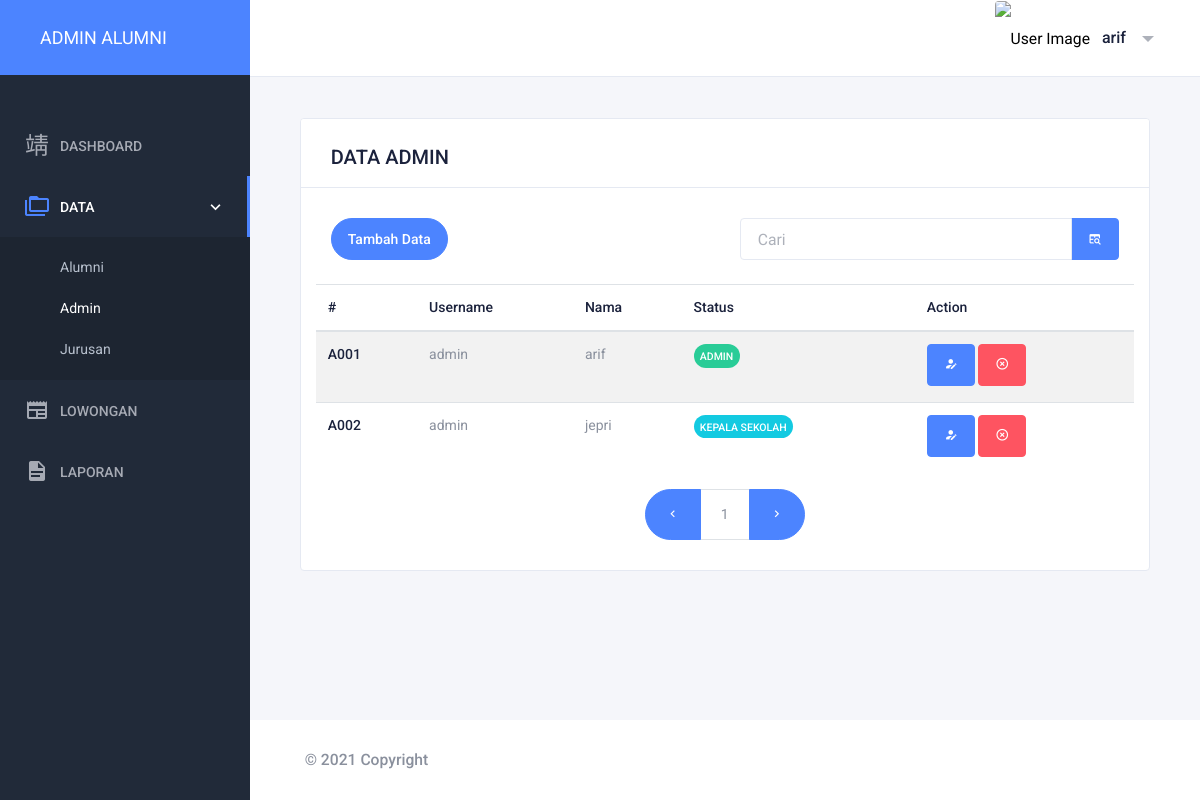
The app's page /admin/index.php?halaman=list_admin (signed in) with its own data.
### tables this page shows
CREATE TABLE `tbl_user` (
  `id_user` varchar(12) NOT NULL,
  `nama` char(40) NOT NULL,
  `alamat` varchar(50) NOT NULL,
  `notlpn` varchar(13) NOT NULL,
  `username` varchar(50) NOT NULL,
  `password` varchar(100) NOT NULL,
  `status` varchar(25) NOT NULL
);

### admin/admin/list_admin.php (the view, shortened to what this page needs)
<div class="card card-default">
								<div class="card-header card-header-border-bottom">
									<h2>DATA ADMIN</h2>
								</div>
								<div class="card-body">
                <form method="post" action="index.php?halaman=list_admin">
									<div class="row">
										<div class="col-6">
                    <button type="button" class="mb-4 btn btn-primary btn-pill" data-toggle="modal" data-target="#tambahadmin">
											Tambah Data
                    </button>
                    </div>
                    <div class="col-6">
                    <div class="input-group">
                      <input type="text" name="kata_cari" class="form-control" placeholder="Cari" aria-label="search">
                      <div class="input-group-append">
                        <button type="submit" class="input-group-text bg-primary"><i class="mdi mdi-table-search"></i></button>
                      </div>
                    </div>
                    </div>
                    <table class="table table-striped">
												<thead>
													<tr>
														<th scope="col">#</th>
														<th scope="col">Username</th>
														<th scope="col">Nama</th>
														<th scope="col">Status</th>
														<th scope="col">Action</th>
													</tr>
                        </thead>
												<tbody>
                        <?php
                        include '../config/database.php';
                        $batas = 5;
                        $halaman = isset($_GET['page'])?(int)$_GET['page'] : 1;
                        $halaman_awal = ($halaman>1) ? ($halaman * $batas) - $batas : 0;
                        $previous = $halaman - 1;
                        $next = $halaman + 1;
                        $data = mysqli_query($kon,"SELECT * FROM tbl_user");
                        $jumlah_data = mysqli_num_rows($data);
                        $total_halaman = ceil($jumlah_data / $batas);
                        if(isset($_POST['kata_cari'])) {
                          $kata_cari = $_POST['kata_cari'];
                          $query = "SELECT * FROM tbl_user WHERE nama like '%".$kata_cari."%' OR username like '%".$kata_cari."%' OR status like '%" .$kata_cari."%' OR id_user like '%".$kata_cari."%' ORDER BY id_user ASC";
                         } else {
                          $query = "SELECT * FROM tbl_user limit $halaman_awal, $batas";
                         }
                         $result = mysqli_query($kon, $query);
                         while ($row = mysqli_fetch_array($result)) {
                        ?>
													<tr>
                          <td><?php echo $row['id_user']; ?></td>
                          <td><?php echo $row['username']; ?></td>
                          <td><?php echo $row['nama']; ?></td>
                          <td><?php echo $row['status'] == 'Admin' ? '<div class="mb-2 mr-2 badge badge-pill badge-success">Admin</div>' : '<div class="mb-2 mr-2 badge-pill badge badge-info">Kepala Sekolah</div>'; ?></td>
                          <td><button type="button" class="mb-1 btn btn-primary" data-toggle="modal" data-target="#ubahadmin<?php echo $row['id_user']; ?>"><i class=" mdi mdi-account-edit"></i></button>
                            <button type="button" class="mb-1 btn btn-danger" data-toggle="modal" data-target="#deleteadmin<?php echo $row['id_user']; ?>"><i class=" mdi mdi-close-circle-outline"></i></button></td>
                          </tr>
                        <div class="modal fade" id="ubahadmin<?php echo $row['id_user']; ?>" tabindex="-1" role="dialog" aria-labelledby="exampleModalLabel" aria-hidden="true">
                          <div class="modal-dialog" role="document">
                            <div class="modal-content">
                                </form>
                            </div>
                          </div>
                        </div>
                         <?php }?>
                  </div>
                  <nav aria-label="Page navigation example">
                    <ul class="pagination border-rounded justify-content-center">
                      <li class="page-item active">
                        <a class="page-link" <?php if($halaman > 1){ echo "href='?halaman=list_admin&page=$previous'"; } ?> aria-label="Previous">
                          <span aria-hidden="true" class="mdi mdi-chevron-left"></span>
                        </a>
                      </li>
                      <?php
                      for($x=1;$x<=$total_halaman;$x++){
                      ?>
                      <li class="page-item">
                        <a class="page-link" href="?halaman=list_admin&page=<?php echo $x ?>"><?php echo $x; ?></a>
                      </li>
                      <?php
                    }
                    ?>
                      <li class="page-item active">
                        <a class="page-link" <?php if($halaman < $total_halaman) { echo "href='?halaman=list_admin&page=$next'"; } ?> aria-label="Next">
                          <span aria-hidden="true" class="mdi mdi-chevron-right"></span>
                        </a>
                      </li>
                    </ul>
                  </nav>
                </div>
              </div>

### admin/index.php (style rules this page uses)
body { background-image: url(assets/img/cool-background.svg); background-repeat: no-repeat; background-size: 100% 100%; }

### records on screen
tbl_user: id_user "A001", username "admin", nama "arif", status "ADMIN"
tbl_user: id_user "A002", username "admin", nama "jepri", status "KEPALA SEKOLAH"

### other values on screen
$nama "arif"
